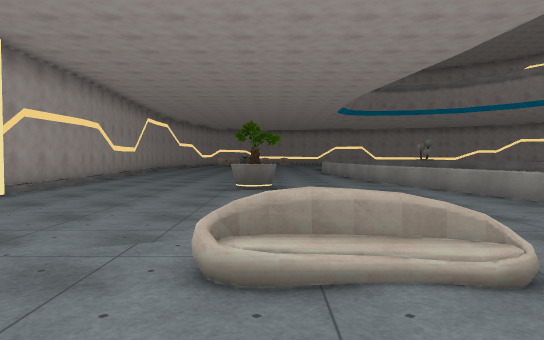
view 1 (above)

23 first-person views from a walk through a scene from a Unity 3-D project. The camera is 1.3 m above the floor, tilts 2° down and sees 70° across. The floor is counted in squares, 2 m on a side. Each view is taken from the middle of a square. On the plan, view 1 faces up. The plan holds only what a view shows up to about 11 squares ahead; the rest is blank. The place goes on beyond the plan. Door leaves are left out, so doorways stand open. Some surface patterns are stand-ins.

view 2
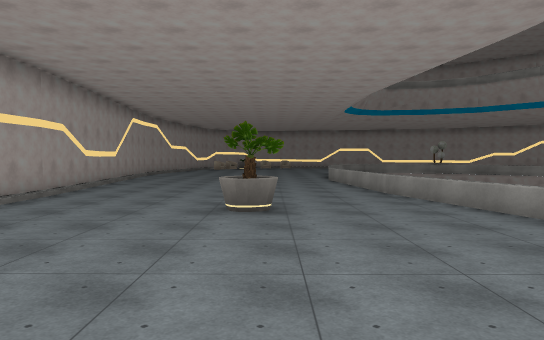

view 3
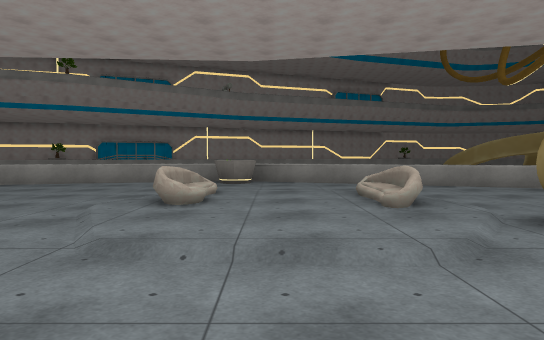

view 4
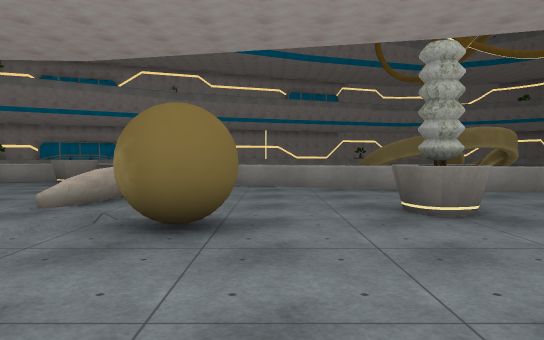

view 5
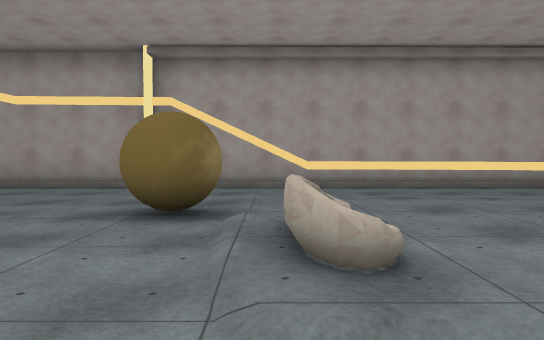

view 6
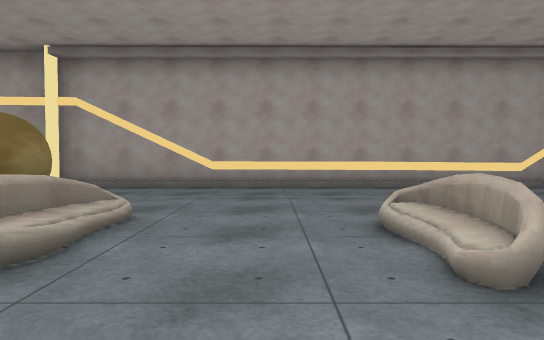

view 7
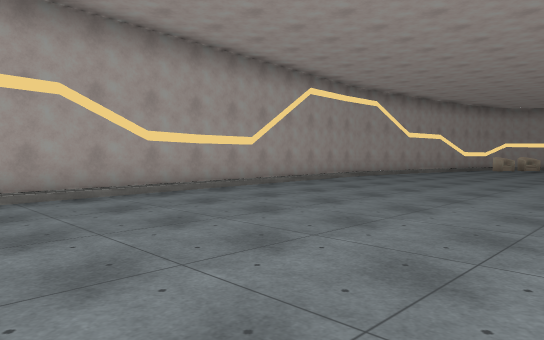

view 8
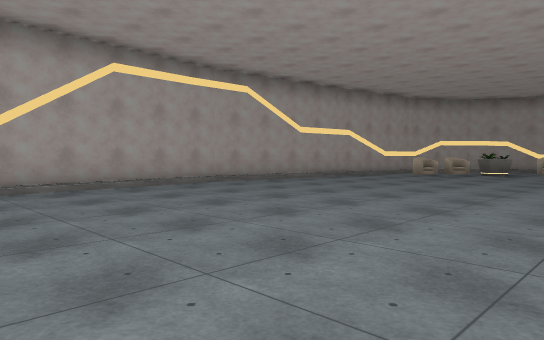

view 9
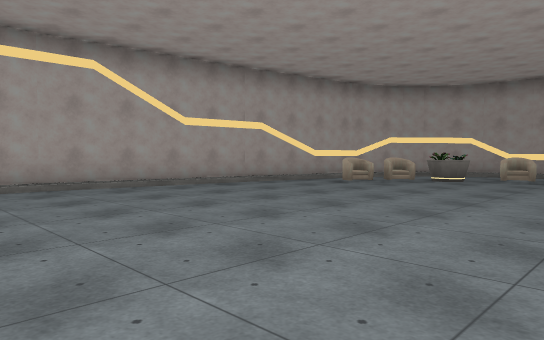

view 10
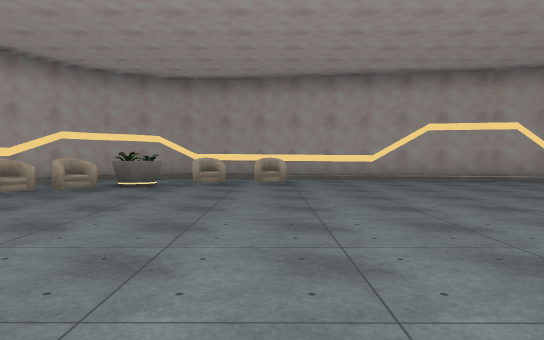

view 11
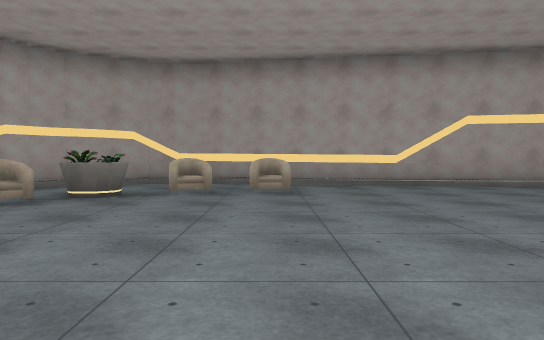

view 12
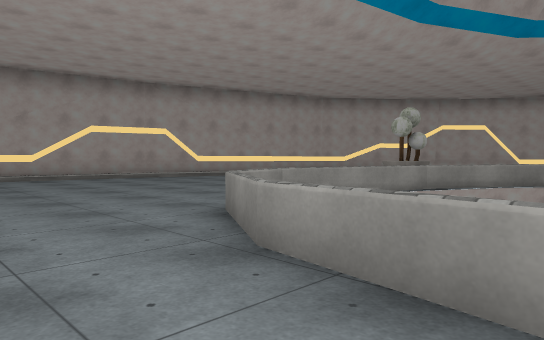

view 13
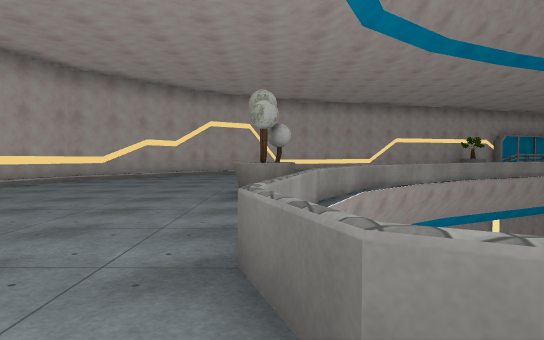

view 14
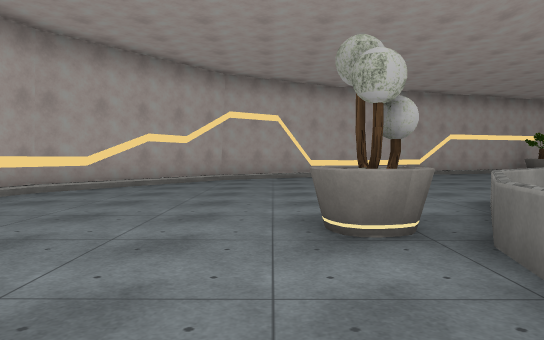

view 15
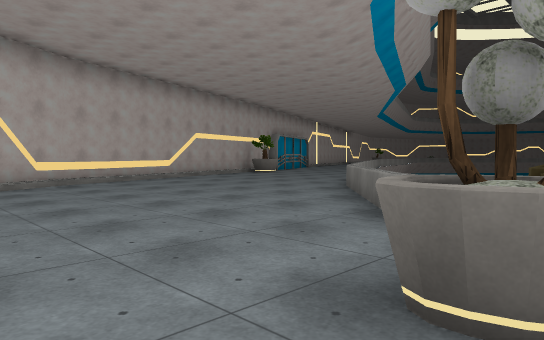

view 16
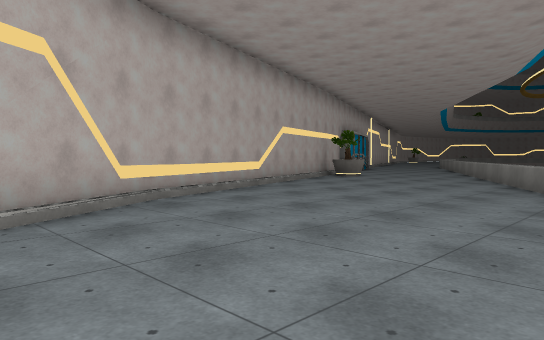

view 17
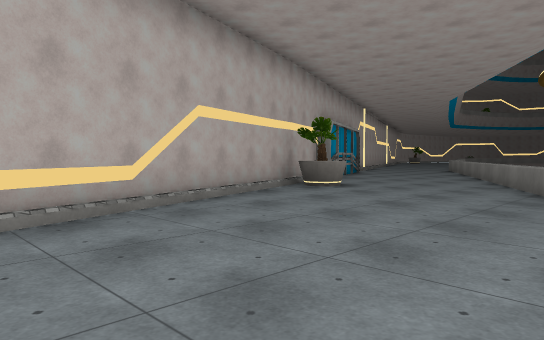

view 18
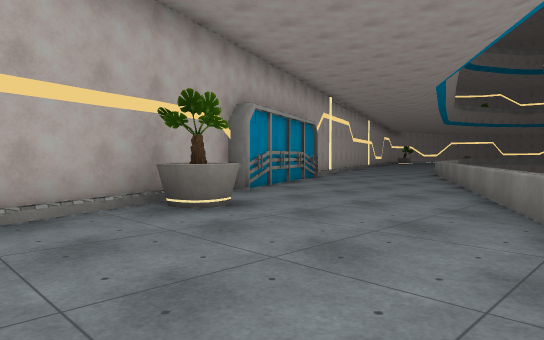

view 19
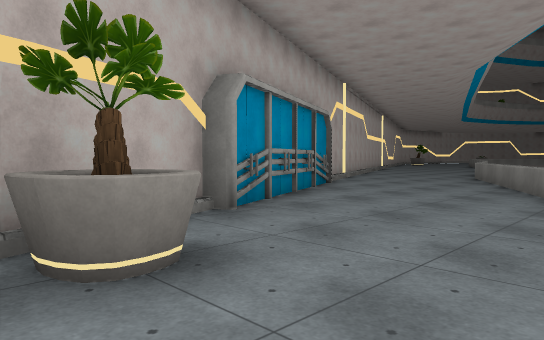

view 20
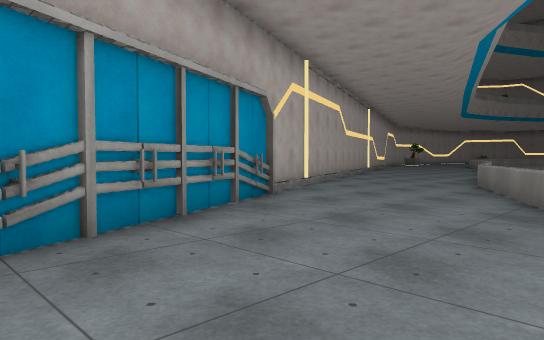

view 21
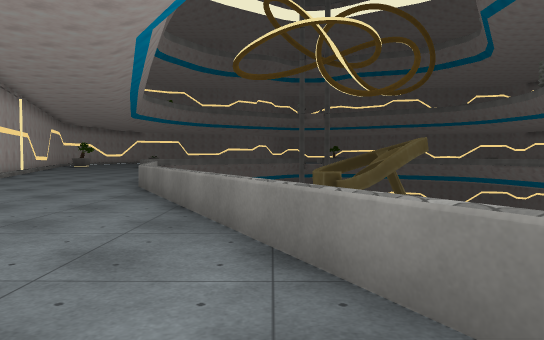

view 22
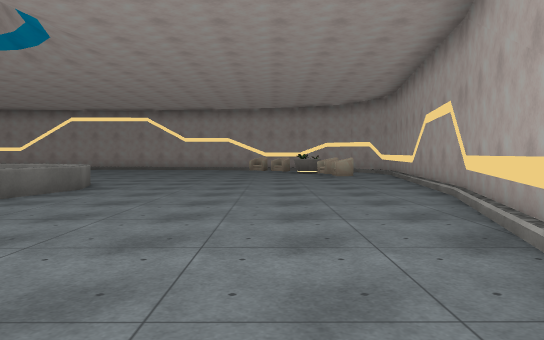

view 23
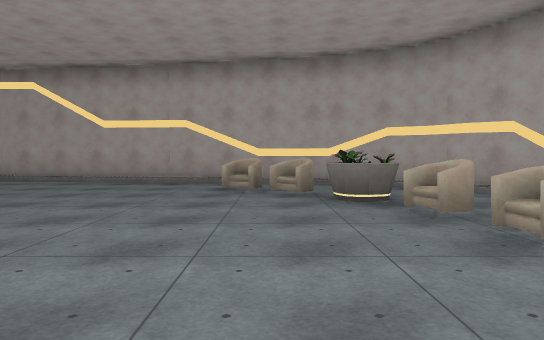

### Floor plan
Key: @ floor where view 1 was taken; # wall or solid block; . main floor; : floor 0.25 m higher than the main floor; / step, stairs or slope; = window, fence, low wall or low ledge; ^ raised ledge; v drop or lower ground; T tree; A armchair; P plant; O other object.
Columns run from 6 left of view 1 to 24 right of it. Each row starts with its distance up from view 1.
 32    #######^^^
 31   #..........##^
 30  #..O.AA.......###^
 29  #..P.............##^
 28  #.A.................#
 27  #.A..................#^
 26 #......................#
 25 #.......................^
 24 #..........==..^O.......#
 23 #.........=   v=.........^
 22 #........=      v=.......#
 21 #........v       v=.......^
 20 #........v        v.......#
 19 #........          v......#
 18 #........           =......^
 17 #........            =.....#
 16 #........            v.....#
 15 #........             =...T#^
 14 #......               v.....#
 13 #........v             =....#
 12 #/.......v             v....##
 11 #/.......=              v....#
 10 #/........              v....#
  9 #/...^T...=              =....#
  8 #/........=              v....#
  7 ^/........=               =....
  6 ^/.........v              v....
  5 ^/.........=               =...
  4 ^/.........v               v...
  3 ^/...///....                =..
  2 ^/..::/A/..                 v..
  1 ^/..::::/..=                 ..
  0 ^/..::@:...v
 -1 ^/...//A...v
 -2 ^/...#....v
 -3 ^/........=
 -4  #........
 -5 ^....^^..v

Where each view was taken, in squares from view 1:
view 1: 0 up, 0 right, facing up
view 2: 2 up, 0 right, facing up
view 3: 1 up, 5 left, facing right
view 4: 3 down, 5 left, facing right
view 5: 1 down, 3 right, facing left
view 6: 1 up, 3 right, facing left
view 7: 10 up, 1 right, facing up-left
view 8: 15 up, 2 right, facing up-left
view 9: 19 up, 2 right, facing up-left
view 10: 21 up, 1 right, facing up
view 11: 23 up, 1 right, facing up
view 12: 20 up, 1 right, facing up-right
view 13: 24 up, 3 right, facing right
view 14: 25 up, 6 right, facing right
view 15: 26 up, 9 right, facing down-right
view 16: 26 up, 13 right, facing down-right
view 17: 22 up, 15 right, facing down-right
view 18: 18 up, 16 right, facing down-right
view 19: 16 up, 18 right, facing down-right
view 20: 13 up, 19 right, facing down-right
view 21: 12 up, 19 right, facing down
view 22: 28 up, 13 right, facing left
view 23: 28 up, 4 right, facing left
